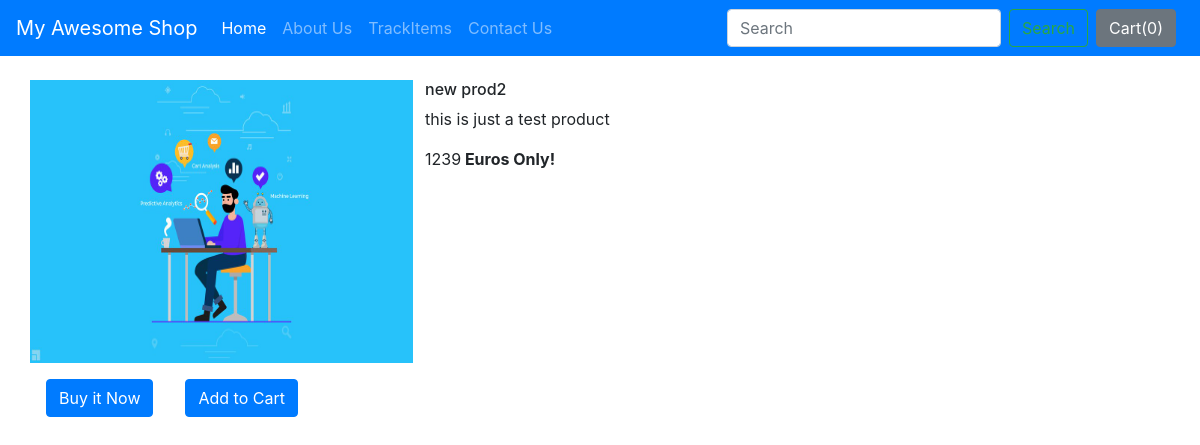
The app's page /shop/products/3, older data.
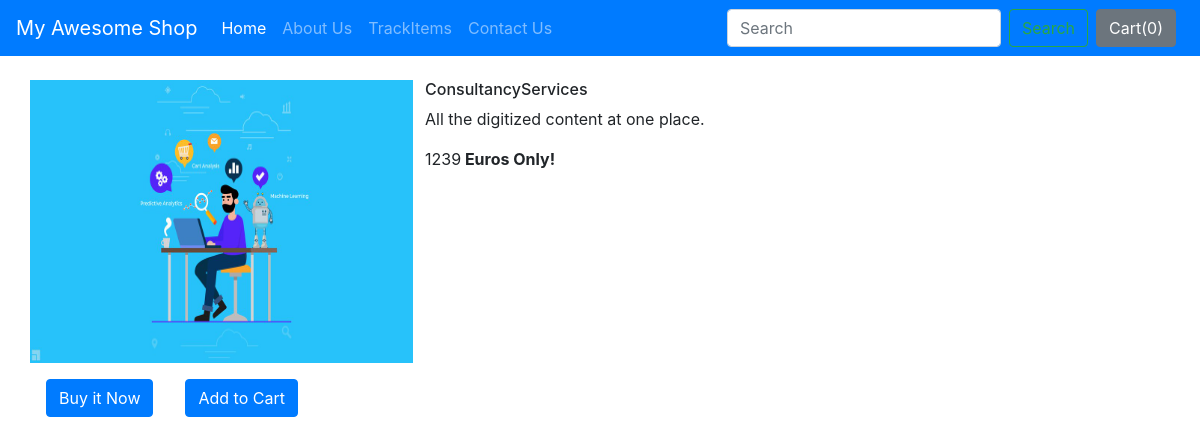
The same page, newer data.
### shop/models.py (models this page shows, shortened)
class Product(models.Model):
    product_id = models.AutoField
    product_name = models.CharField(max_length=50)
    category = models.CharField(max_length= 50, default="")
    subcategory = models.CharField(max_length= 50, default="")
    price = models.IntegerField(default=0)
    desc = models.CharField(max_length=1000)
    pub_date = models.DateField()
    image = models.ImageField(upload_to="shop/images", default="")

### shop/views.py (the view)
# urls.py: path("products/<int:myid>", views.productView, name="Search"),
def productView(request,myid):
    product = Product.objects.filter(id=myid)
    return render(request, 'shop/prodview.html',{'product':product[0]})

### shop/templates/shop/prodview.html (shortened to what this page needs)
{% extends 'shop/basic.html' %}
{% block body %}
<div class="container my-4" >
    <div class="row">
    <div class="col-md-4">
    <div class="row">
<img src="/media/{{product.image}}" width="383px" height="283px">
    </div>
        <div class="row">
            <button class="btn btn-primary mx-3 my-3">Buy it Now</button>
            <button class="btn btn-primary mx-3 my-3">Add to Cart</button>
        </div>
        </div>
    <div class="col-md-8">
<h6>{{product.product_name}}</h6>
        <p>{{product.desc}}</p>
        <p>{{product.price}}<b> Euros Only! </b></p>
    </div>
</div>
</div>
{% endblock %}

Row changes from the older to the newer data that the page shows:
changed Product: product_name "new prod2" → "ConsultancyServices"; desc "this is just a test product" → "All the digitized content at one place."
